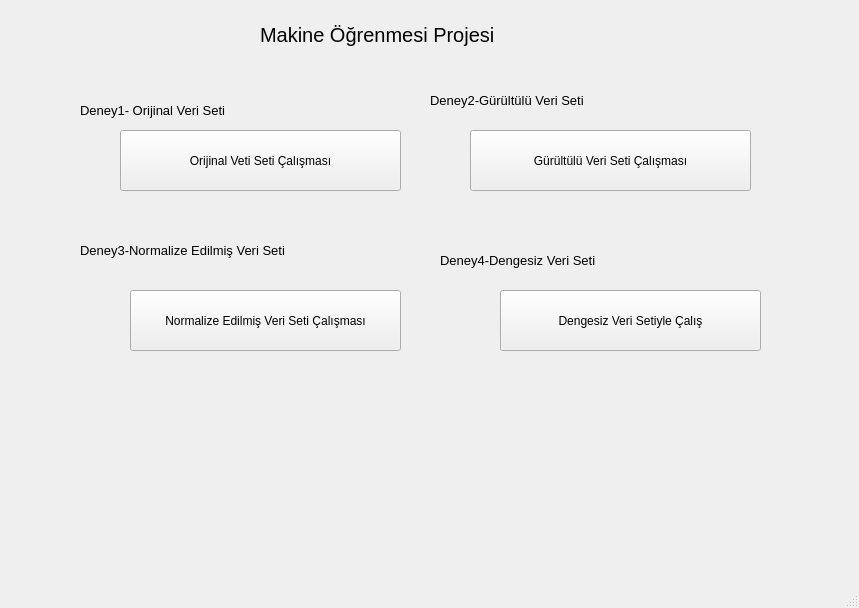
<?xml version="1.0" encoding="UTF-8"?>
<ui version="4.0">
 <class>MainWindow</class>
 <widget class="QMainWindow" name="MainWindow">
  <property name="geometry">
   <rect>
    <x>0</x>
    <y>0</y>
    <width>859</width>
    <height>608</height>
   </rect>
  </property>
  <property name="windowTitle">
   <string>Ana Ekran</string>
  </property>
  <widget class="QWidget" name="centralwidget">
   <widget class="QPushButton" name="pushButton_Original">
    <property name="geometry">
     <rect>
      <x>120</x>
      <y>130</y>
      <width>281</width>
      <height>61</height>
     </rect>
    </property>
    <property name="text">
     <string>Orijinal Veti Seti Çalışması</string>
    </property>
   </widget>
   <widget class="QLabel" name="label_baslik">
    <property name="geometry">
     <rect>
      <x>260</x>
      <y>20</y>
      <width>286</width>
      <height>30</height>
     </rect>
    </property>
    <property name="font">
     <font>
      <pointsize>15</pointsize>
     </font>
    </property>
    <property name="text">
     <string>Makine Öğrenmesi Projesi</string>
    </property>
   </widget>
   <widget class="QPushButton" name="pushButton_Gurultulu">
    <property name="geometry">
     <rect>
      <x>470</x>
      <y>130</y>
      <width>281</width>
      <height>61</height>
     </rect>
    </property>
    <property name="text">
     <string>Gürültülü Veri Seti Çalışması</string>
    </property>
   </widget>
   <widget class="QPushButton" name="pushButton_Normalize">
    <property name="geometry">
     <rect>
      <x>130</x>
      <y>290</y>
      <width>271</width>
      <height>61</height>
     </rect>
    </property>
    <property name="text">
     <string>Normalize Edilmiş Veri Seti Çalışması</string>
    </property>
   </widget>
   <widget class="QLabel" name="labeloriginal">
    <property name="geometry">
     <rect>
      <x>80</x>
      <y>90</y>
      <width>311</width>
      <height>41</height>
     </rect>
    </property>
    <property name="font">
     <font>
      <pointsize>10</pointsize>
     </font>
    </property>
    <property name="text">
     <string>Deney1- Orijinal Veri Seti</string>
    </property>
   </widget>
   <widget class="QLabel" name="label">
    <property name="geometry">
     <rect>
      <x>430</x>
      <y>80</y>
      <width>311</width>
      <height>41</height>
     </rect>
    </property>
    <property name="font">
     <font>
      <pointsize>10</pointsize>
     </font>
    </property>
    <property name="text">
     <string>Deney2-Gürültülü Veri Seti</string>
    </property>
   </widget>
   <widget class="QLabel" name="label_2">
    <property name="geometry">
     <rect>
      <x>80</x>
      <y>230</y>
      <width>321</width>
      <height>41</height>
     </rect>
    </property>
    <property name="font">
     <font>
      <pointsize>10</pointsize>
     </font>
    </property>
    <property name="text">
     <string>Deney3-Normalize Edilmiş Veri Seti</string>
    </property>
   </widget>
   <widget class="QLabel" name="label_3">
    <property name="geometry">
     <rect>
      <x>440</x>
      <y>240</y>
      <width>311</width>
      <height>41</height>
     </rect>
    </property>
    <property name="font">
     <font>
      <pointsize>10</pointsize>
     </font>
    </property>
    <property name="text">
     <string>Deney4-Dengesiz Veri Seti</string>
    </property>
   </widget>
   <widget class="QPushButton" name="pushButton_Dengesizlik">
    <property name="geometry">
     <rect>
      <x>500</x>
      <y>290</y>
      <width>261</width>
      <height>61</height>
     </rect>
    </property>
    <property name="text">
     <string>Dengesiz Veri Setiyle Çalış</string>
    </property>
   </widget>
  </widget>
  <widget class="QMenuBar" name="menubar">
   <property name="geometry">
    <rect>
     <x>0</x>
     <y>0</y>
     <width>859</width>
     <height>26</height>
    </rect>
   </property>
  </widget>
  <widget class="QStatusBar" name="statusbar"/>
 </widget>
 <resources/>
 <connections/>
</ui>
